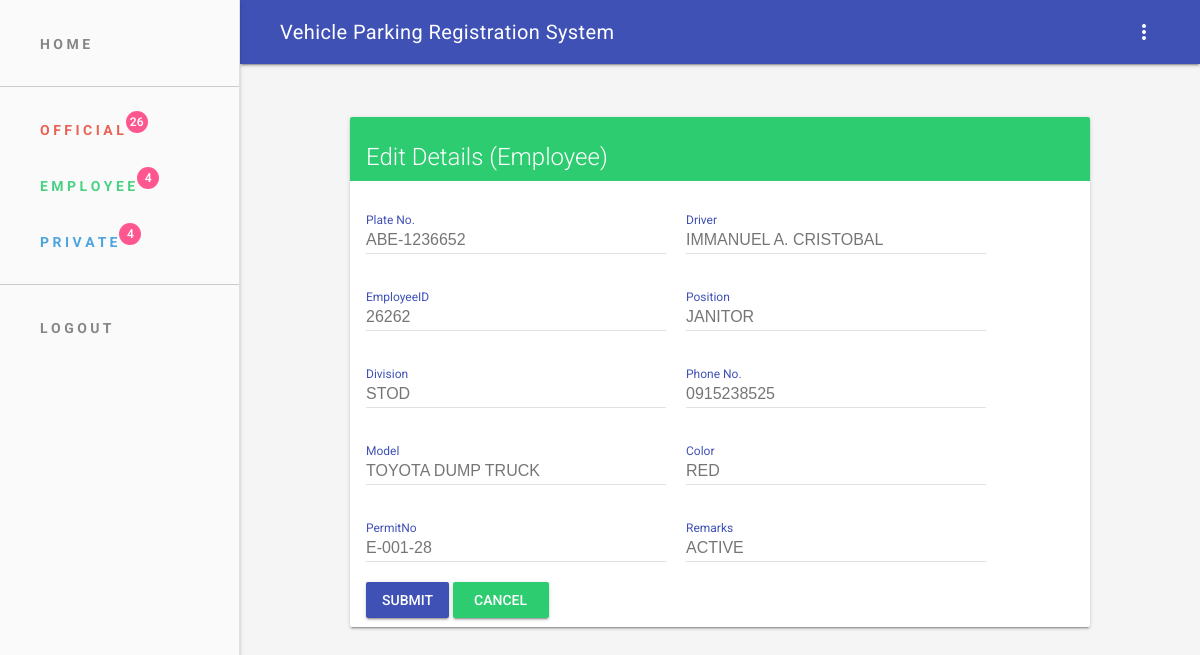
The app's page /edit_employee.php?ID=1 (signed in) with its own data.
### tables this page shows
CREATE TABLE `employee_vehicles` (
  `ID` int(11) NOT NULL,
  `PlateNo` varchar(50) NOT NULL,
  `Driver` varchar(50) NOT NULL,
  `EmployeeID` varchar(50) NOT NULL,
  `Position` varchar(50) NOT NULL,
  `Division` varchar(50) NOT NULL,
  `PhoneNo` varchar(50) NOT NULL,
  `Model` varchar(50) NOT NULL,
  `Color` varchar(50) NOT NULL,
  `PermitNo` varchar(50) NOT NULL,
  `Remarks` varchar(50) NOT NULL
);

### edit_employee.php (the view, shortened to what this page needs)
	<?php
		include 'inc/header.php';
		require_once "db/config.php";
	$PlateNo = $Driver = $EmployeeID = $Position = $Division = $PhoneNo = $Model = $Color = $PermitNo = $Remarks = "";
	$PlateNo_err = $Driver_err = $EmployeeID_err = $Position_err = $Division_err = $PhoneNo_err = $Model_err = $Color_err = $PermitNo_err = $Remarks_err = "";
	if(isset($_POST["ID"]) && !empty($_POST["ID"]))
	{
		$ID = $_POST["ID"];
		 $input_PlateNo = trim($_POST["PlateNo"]);
		    if(empty($input_PlateNo)){
		        $PlateNo_err = " : Please enter Plate No. ";
		    }
		     else{
		        $PlateNo = $input_PlateNo;
		    }
		 $input_Driver = trim($_POST["Driver"]);
		    if(empty($input_Driver)){
		        $Driver_err = " : Please enter Driver.";
		    }
		    else{
		        $Driver = $input_Driver;
		    }
		 $input_EmployeeID = trim($_POST["EmployeeID"]);
		    if(empty($input_EmployeeID)){
		        $EmployeeID_err = " : Please enter the EmployeeID.";
		    }
		    else{
		        $EmployeeID = $input_EmployeeID;
		    }
		$input_Position = trim($_POST["Position"]);
		    if(empty($input_Position)){
		        $Position_err = " : Please enter Position.";
		    } else{
		        $Position = $input_Position;
		    }
	   $input_Division = trim($_POST["Division"]);
		    if(empty($input_Division)){
		        $Division_err = " : Please enter Division.";
		    }
		    else{
		        $Division = $input_Division;
		    }
		$input_PhoneNo = trim($_POST["PhoneNo"]);
		    if(empty($input_PhoneNo)){
		        $PhoneNo_err = " : Please enter the PhoneNo.";
		    } else{
		        $PhoneNo = $input_PhoneNo;
		    }
		$input_Model = trim($_POST["Model"]);
		    if(empty($input_Model)){
		        $Model_err = " : Please enter Model.";
		    } else{
		        $Model = $input_Model;
		    }
		$input_Color = trim($_POST["Color"]);
		    if(empty($input_Color)){
		        $Color_err = " : Please enter Color.";
		    }
		    else{
		        $Color = $input_Color;
		    }
		$input_PermitNo = trim($_POST["PermitNo"]);
		    if(empty($input_PermitNo)){
		        $PermitNo_err = " : Please enter PermitNo.";
		    } else{
		        $PermitNo = $input_PermitNo;
		    }
		$input_Remarks = trim($_POST["Remarks"]);
		    if(empty($input_Remarks)){
		        $Remarks_err = " : Please enter Remarks.";
		    }
		    else{
		        $Remarks = $input_Remarks;
		    }
			    if(empty($PlateNo_err) && empty($Driver_err) && empty($EmployeeID_err) && empty($Position_err) && empty($Division_err) && empty($PhoneNo_err) && empty($Model_err) && empty($Color_err) && empty($PermitNo_err) && empty($Remarks_err)){
			 		$sql = "UPDATE employee_vehicles SET PlateNo=?, Driver=?, EmployeeID=?, Position=?, Division=?, PhoneNo=? , Model=?, Color=?, PermitNo=?, Remarks=?  WHERE ID=?";
			        if($stmt = $dbconn->prepare($sql)){
			            $stmt->bind_param("ssssssssssi", $param_PlateNo, $param_Driver, $param_EmployeeID, $param_Position, $param_Division, $param_PhoneNo, $param_Model, $param_Color, $param_PermitNo, $param_Remarks, $param_ID);
			            $param_PlateNo 			= $PlateNo;
			            $param_Driver 			= $Driver;
			            $param_EmployeeID 		= $EmployeeID;
			            $param_Position 		= $Position;
			            $param_Division	 		= $Division;
			            $param_PhoneNo			= $PhoneNo;
			            $param_Model 			= $Model;
			            $param_Color 			= $Color;
			            $param_PermitNo 		= $PermitNo;
			            $param_Remarks 			= $Remarks;
			            $param_ID 				= $ID;
			            if($stmt->execute()){
							echo "Successfully Added!";
			                echo "<script>window.location.href='h-employee';</script>";
			                exit();
			            } else{
			                echo "Something went wrong. Please try again later.";
			            }
			        }
			        $stmt->close();
			    }
			    $dbconn->close();
			}
			else{
			    if(isset($_GET["ID"]) && !empty(trim($_GET["ID"]))){
			        $sql = "SELECT * FROM employee_vehicles WHERE ID = ?";
			        if($stmt = $dbconn->prepare($sql)){
			            $stmt->bind_param("i", $param_ID);
			            if($stmt->execute()){
			                $result = $stmt->get_result();
			                if($result->num_rows == 1){
			                    $row = $result->fetch_array(MYSQLI_ASSOC);
			                    $PlateNo 		= $row["PlateNo"];
			                    $Driver 		= $row["Driver"];
			                    $EmployeeID 	= $row["EmployeeID"];
			                    $Position 		= $row["Position"];
			                    $Division 		= $row["Division"];
			                    $PhoneNo 		= $row["PhoneNo"];
			                    $Model 			= $row["Model"];
			                    $Color 			= $row["Color"];
			                    $PermitNo 		= $row["PermitNo"];
			                    $Remarks		= $row["Remarks"];
			                } else{
			                    header("location: error.php");
			                    exit();
			                }
			            } else{
			                echo "Oops! Something went wrong. Please try again later.";
			            }
			        }
			    }  else{
			        header("location: error.php");
			        exit();
			    }
			}
		?>
	<main class="mdl-layout__content mdl-color--grey-100">
        <div class="mdl-grid">
<div id ="card_container">
<div class="demo-card-wide mdl-card mdl-shadow--2dp">
  <div class="mdl-card__title" style="background-color: #2ecc71;">
    <h2 class="mdl-card__title-text">Edit Details (Employee)</h2>
  </div>
  <div class="mdl-card__supporting-text">
    <form action="<?php echo htmlspecialchars($_SERVER["PHP_SELF"]); ?>" method="post">
      <div class="div" >
	  <div  class="div_textfield mdl-textfield mdl-js-textfield mdl-textfield--floating-label" <?php echo (!empty($PlateNo_err)) ? 'has-error' : ''; ?>">
	    <input id="textfield" class="mdl-textfield__input" type="text" name="PlateNo" value="<?php echo $PlateNo; ?>">
	    <label class="form-label mdl-textfield__label">Plate No. <span style="color: red;"><?php echo $PlateNo_err;?></span>
		</label>
	   </div>
	    <div  class="div_textfield mdl-textfield mdl-js-textfield mdl-textfield--floating-label" <?php echo (!empty($Driver_err)) ? 'has-error' : ''; ?>">
	    <input id="textfield" class="mdl-textfield__input" type="text" name="Driver" value="<?php echo $Driver; ?>" id="last">
	    <label class="form-label mdl-textfield__label">Driver <span style="color: red;"><?php echo $Driver_err;?></span>
	    </label>
	  </div>
      </div>
      <div class="div">
	  <div  class="div_textfield mdl-textfield mdl-js-textfield  mdl-textfield--floating-label" <?php echo (!empty($EmployeeID_err)) ? 'has-error' : ''; ?>">
	    <input id="textfield" class="mdl-textfield__input" type="text" name="EmployeeID" value="<?php echo $EmployeeID; ?>" id="first">
	    <label class="form-label mdl-textfield__label">EmployeeID <span style="color: red;"><?php echo $EmployeeID_err;?></span>
	    </label>
	  </div>
	    <div  class="div_textfield mdl-textfield mdl-js-textfield mdl-textfield--floating-label" <?php echo (!empty($Position_err)) ? 'has-error' : ''; ?>">
	    <input id="textfield" class="mdl-textfield__input" type="text" name="Position" value="<?php echo $Position; ?>" id="last" >
	    <label class="form-label mdl-textfield__label">Position <span style="color: red;"><?php echo $Position_err;?></span>
	    </label>
	  </div>
      </div>
      <div class="div">
	  <div id="textfield" class="div_textfield mdl-textfield mdl-js-textfield mdl-textfield--floating-label" <?php echo (!empty($Division_err)) ? 'has-error' : ''; ?>">
	    <input class="mdl-textfield__input" type="text" name="Division" value="<?php echo $Division; ?>" id="first" >
	     <label class="form-label form-label mdl-textfield__label">Division <span style="color: red;"><?php echo $Division_err;?></span>
	    </label>
	  </div>
	     <div id="textfield"class="div_textfield mdl-textfield mdl-js-textfield mdl-textfield--floating-label" <?php echo (!empty($PhoneNo_err)) ? 'has-error' : ''; ?>">
		    <input class="mdl-textfield__input" type="text" name="PhoneNo" value="<?php echo $PhoneNo; ?>" id="last">
		     <label class="form-label mdl-textfield__label">Phone No. <span style="color: red;"><?php echo $PhoneNo_err;?></span>
	    	</label>
		  </div>
      </div>
      <div class="div">
	  <div id="textfield" class="div_textfield mdl-textfield mdl-js-textfield mdl-textfield--floating-label" <?php echo (!empty($Model_err)) ? 'has-error' : ''; ?>">
	    <input class="mdl-textfield__input" type="text" name="Model" value="<?php echo $Model; ?>" id="first" >
	    <label class="form-label mdl-textfield__label">Model <span style="color: red;"><?php echo $Model_err;?></span>
	    </label>
	  </div>
	     <div id="textfield" class="div_textfield mdl-textfield mdl-js-textfield mdl-textfield--floating-label" <?php echo (!empty($Color_err)) ? 'has-error' : ''; ?>">
	    <input class="mdl-textfield__input" type="text" name="Color" value="<?php echo $Color; ?>" id="first" >
	    <label class="form-label mdl-textfield__label">Color <span style="color: red;"><?php echo $Color_err;?></span>
	    </label>
	  </div>
      </div>
      <div class="div">
	      <div id="textfield" class="div_textfield mdl-textfield mdl-js-textfield mdl-textfield--floating-label">
		    <input class="mdl-textfield__input" type="text" name="PermitNo" value="<?php echo $PermitNo; ?>" id="first" >
		    <label class="form-label mdl-textfield__label">PermitNo <span style="color: red;"><?php echo $PermitNo_err;?></span>
	   	 	</label>
		  </div>
		  <div id="textfield" class="div_textfield mdl-textfield mdl-js-textfield mdl-textfield--floating-label">
		    <input class="mdl-textfield__input" type="text" name="Remarks" value="<?php echo $Remarks; ?>" id="first" >
		    <label class="form-label mdl-textfield__label">Remarks <span style="color: red;"><?php echo $Remarks_err;?></span>
	   	 	</label>
		  </div>
      </div>
      <input type="submit" class="mdl-button mdl-js-button mdl-button--raised mdl-js-ripple-effect mdl-button--colored" value="Submit">
       <a class="mdl-button mdl-js-button mdl-button--raised mdl-js-ripple-effect" style="background-color: #2ecc71; color: white;" href="h-employee.php">
			   Cancel
	   </a>
</form>
  </div>
</div>
  </div>
</div>
</div>
<?php include 'inc/footer.php'; ?>

### assets/css/styles.css (style rules this page uses)
html, body { font-family: 'Roboto', 'Helvetica', sans-serif; }

### edit_employee.php (style rules this page uses)
.demo-card-wide.mdl-card { width: 740px; height: 510px; }
.div { display:flex; margin-top: 10px; justify-content: left; }
.demo-card-wide { height: 200px; // outline: limegreen 10px solid; }
.demo-card-wide > .mdl-card__title { color: #fff; height: 64px; background-color: #3498db; }
.mdl-card__title-text { position: relative; top: 6px; }
#card_container { height: 600px; width:100%; display:flex; flex-direction: row; // outline: red solid 10px; justify-content: center; align-items: center; }
#textfield { width: 300px; }
.div_textfield { margin-right: 20px; }
.form-label { color: #e74c3c; }

### records on screen
employee_vehicles: PlateNo "ABE-1236652", Driver "IMMANUEL A. CRISTOBAL", EmployeeID "26262", Position "JANITOR", Division "STOD", PhoneNo "0915238525", Model "TOYOTA DUMP TRUCK", Color "RED", PermitNo "E-001-28", Remarks "ACTIVE"
